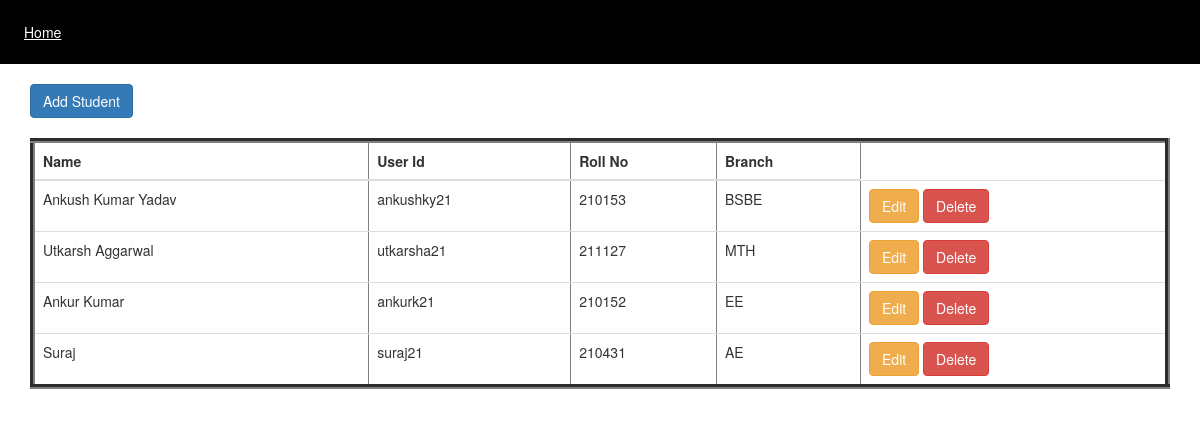
The page /student/ on the database its author committed.
### task_five/models.py (models this page shows, shortened)
class StudentTaskFive(models.Model):
    name = models.CharField(max_length=200)
    userid = models.CharField(max_length=200)
    roll_no = models.CharField(max_length=200)
    branch = models.CharField(max_length=200)

### task_five/views.py (the view)
# urls.py: path('', views.StudentList.as_view(), name='student_list'),
class StudentList(ListView):
    model = StudentTaskFive

### templates/task_five/studenttaskfive_list.html (shortened to what this page needs)
<!DOCTYPE html>
{% load static %}
<html lang="en" dir="ltr">
  <head>
    <link rel="stylesheet" href="https://maxcdn.bootstrapcdn.com/bootstrap/3.3.0/css/bootstrap.min.css">
  </head>
  <body>
    <ul>
      <li><a href="{% url 'task_five:student_list' %}" class="learn_more-link">Home</a></li>
    </ul>
    <div class="container">
      <br>
      <a href="{% url 'task_five:student_new' %}"class="btn btn-primary" role="button">Add Student</a><br><br>
      <table class="table" border="5px">
        <thead>
          <tr>
            <th>Name </th>
            <th>User Id</th>
            <th>Roll No</th>
            <th>Branch </th>
          </tr>
        </thead>
        <tbody>
          {% for student in object_list %}
          <tr>
            <td>{{ student.name }}</td>
            <td>{{ student.userid }}</td>
            <td>{{ student.roll_no }}</td>
            <td>{{ student.branch }}</td>
            <th>
              <a href="{% url 'task_five:student_edit' student.id %}" class="btn btn-warning" role="button">Edit</a>
              <a href="{% url 'task_five:student_delete' student.id %}" class="btn btn-danger" role="button">Delete</a>
            </th>
            </tr>
        {% endfor %}
  </body>
</html>

### templates/task_five/studenttaskfive_list.html (style rules this page uses)
ul { list-style-type: none; margin: 0; padding: 0; overflow: hidden; background-color: Black; }
li { float: left; }
li a, .dropbtn { display: inline-block; color: white; text-align: center; padding: 14px 16px; text-decoration: none; }
a { color: red; }
.learn_more-link { display: block; position: relative; border: 8px solid black; }

### rows shown on the page
StudentTaskFive: name "Ankush Kumar Yadav", userid "ankushky21", roll_no "210153", branch "BSBE"
StudentTaskFive: name "Utkarsh Aggarwal", userid "utkarsha21", roll_no "211127", branch "MTH"
StudentTaskFive: name "Ankur Kumar", userid "ankurk21", roll_no "210152", branch "EE"
StudentTaskFive: name "Suraj", userid "suraj21", roll_no "210431", branch "AE"
